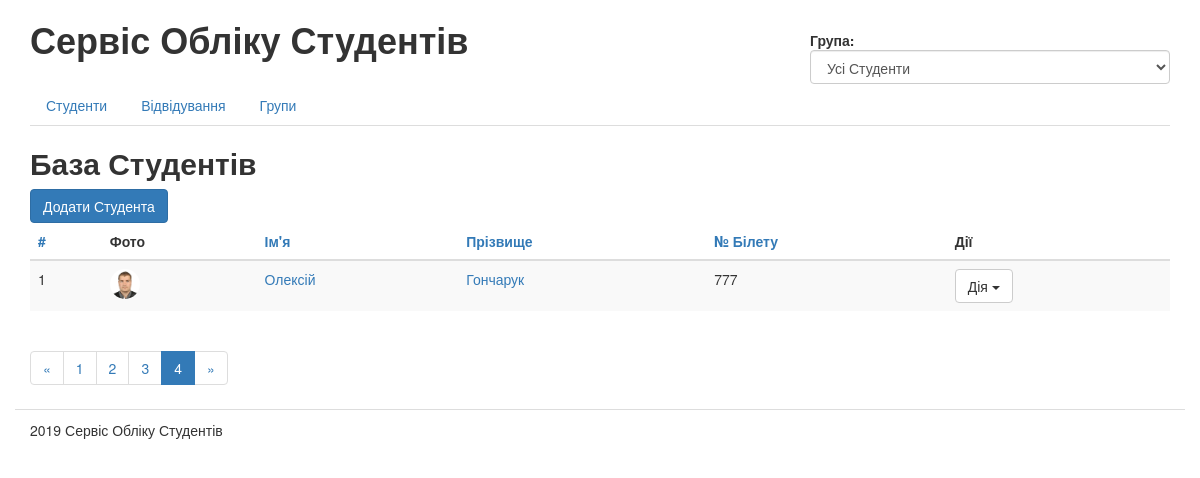
The app's page /?page=4&order_by=&reverse= with its own data.
### students/models.py (models this page shows, shortened)
class Student(models.Model):
	class Meta(object):
		verbose_name = u"Студент"
		verbose_name_plural = u"Студенти"
	first_name = models.CharField(
		max_length=256,
		blank=False,
		verbose_name=u"Ім'я")
	last_name = models.CharField(
		max_length=256,
		blank=False,
		verbose_name=u"Прізвище")
	middle_name = models.CharField(
		max_length=256,
		blank=True,
		verbose_name=u"По-батькові",
		default='')
	birthday = models.DateField(
		blank=False,
		verbose_name=u"Дата народження",
		null=True)
	photo = models.ImageField(
	 	blank=True,
	 	verbose_name=u"Фото",
	 	null=True)
	ticket = models.CharField(
		max_length=256,
		blank=False,
		verbose_name=u"Білет")
	student_group = models.ForeignKey("Group",
		verbose_name=u"Група",
		blank=False,
		null=True,
		on_delete=models.PROTECT)
	notes = models.TextField(
		blank=True,
		verbose_name=u"Додаткові нотатки")

### students/views/students.py (the view)
# urls.py: url(r'^$', "students.views.students.students_list", name='home'),
def students_list(request):
	students = Student.objects.all()
	order_by = request.GET.get('order_by', '')
	if order_by in ('first_name', 'last_name', 'ticket'):
		students = students.order_by(order_by)
		if request.GET.get('reverse', '') == '1':
			students = students.reverse()
	paginator = Paginator(students, 4)
	page = request.GET.get('page')
	try:
		students = paginator.page(page)
	except PageNotAnInteger:
		students = paginator.page(1)
	except EmptyPage:
		students = paginator.page(paginator.num_pages)
	return render(request, 'students/students_list.html', {'students': students})

### students/templates/students/students_list.html (shortened to what this page needs)
{% extends "students/base.html" %}
{% load static from staticfiles %}
{% block title %}База Студентів{% endblock title %}
{% block content %}
<a type="button" class="btn btn-primary" href="{% url 'students_add' %}">Додати Студента</a>
  <table class="table table-hover table table-striped">
    {% with order_by=request.GET.order_by reverse=request.GET.reverse %}
    <thead>
      <tr>
        <th><a href="">#</a></th>
        <th>Фото</th>
        <th><a href="{% url 'home' %}?order_by=first_name{% if order_by == 'first_name' and reverse != '1' %}&amp;reverse=1{% endif %}">
        Ім'я
        </a></th>
        <th><a href="{% url 'home' %}?order_by=last_name{% if order_by == 'last_name' and reverse != '1' %}&amp;reverse=1{% endif %}">
        Прізвище
        </a></th>
        <th><a href="{% url 'home' %}?order_by=ticket{% if order_by == 'ticket' and reverse != '1' %}&amp;reverse=1{% endif %}">
        № Білету
        </a></th>
        <th>Дії</th>
      </tr>
    </thead>
    <tbody>
      {% for student in students %}
      <tr>
        <td>{{ forloop.counter }}</td>
        <td>
          {% if student.photo %}
          <img height="30" width="30" class="img-circle" src="{{ student.photo.url }}" alt="Photo">
          {% else %}
          <img height="30" width="30" class="img-circle" src="{% static "img/39.jpg" %}" alt="Photo">
          {% endif %}
        </td>
        <td><a title="Редагувати" href="{% url "students_edit" student.id %}">{{ student.first_name }}</td>
        <td><a title="Редагувати" href="{% url "students_edit" student.id %}">{{ student.last_name }}</td>
        <td>{{ student.ticket }}</td>
        <td>
          <div class="btn-group">
            <button type="button" class="btn btn-default dropdown-toggle" data-toggle="dropdown" aria-haspopup="true" aria-expanded="false">
              Дія <span class="caret"></span>
            </button>
          </div>
        </td>
      </tr>
      {% endfor %}
      {% endwith %}
    </tbody>
    </table>
    {% if students.has_other_pages %}
    {% with order_by=request.GET.order_by reverse=request.GET.reverse %}
    <nav>
      <ul class="pagination">
        <li>
          <a href="{% url 'home' %}?page=1&amp;order_by={{ order_by }}&amp;reverse={{ reverse }}">&laquo;</a>
        </li>
        {% for p in students.paginator.page_range %}
        <li {% if students.number == p %} class="active" {% endif %}><a href="{% url 'home' %}?page={{ p }}&amp;order_by={{ order_by }}&amp;reverse={{ reverse }}">{{ p }}<span class="sr-only">(current)</span></a></li>
        {% endfor %}
        <li><a href="{% url 'home' %}?page={{ students.paginator.num_pages }}&amp;order_by={{ order_by }}&amp;reverse={{ reverse }}" aria-label="Next"><span aria-hidden="true">&raquo;</span></a></li>
      </ul>
    </nav>
    {% endwith %}
    {% endif %}
{% endblock content %}

### records on screen
Student: first_name "Олексій", last_name "Гончарук", ticket "777"

### other values on screen
{{ p }} "1" "2" "3" "4"
